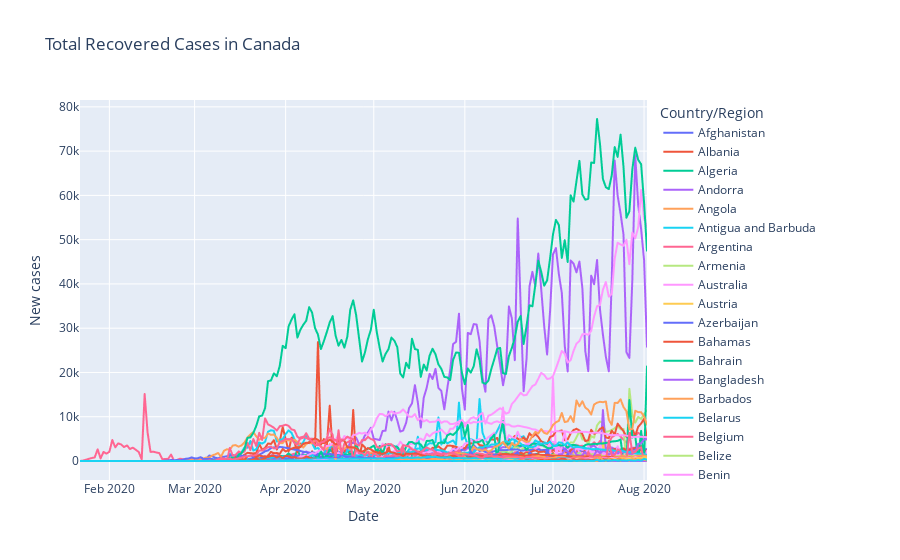

The code cell stored with this chart in its notebook:
### Code cell
fig = px.line(full_grouped, x="Date", y="New cases", title='Total Recovered Cases in Canada', color='Country/Region')
fig.show()
